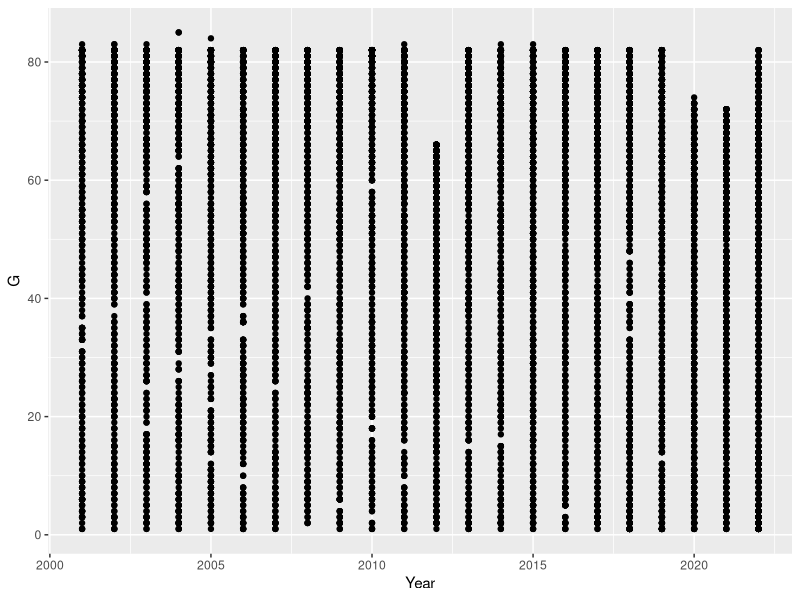
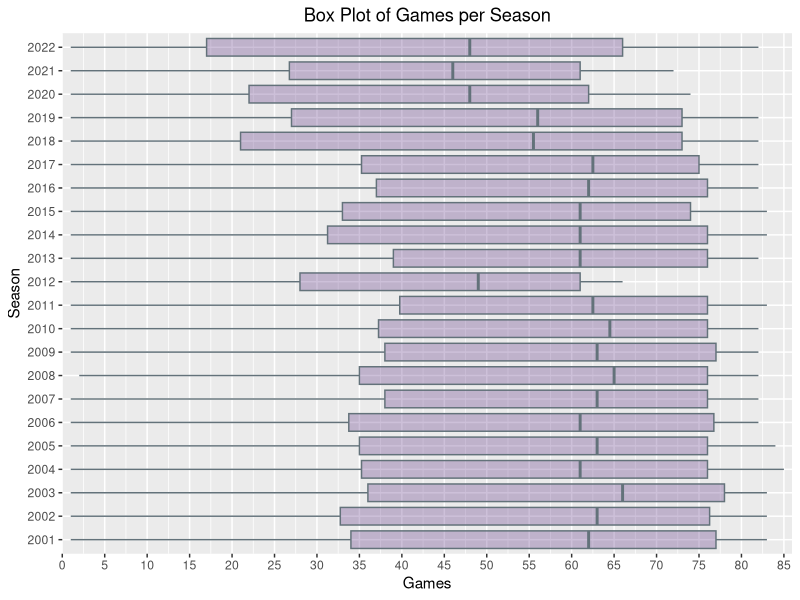

The R source for these figures, in order:
## ---- chunk 1
knitr::opts_chunk$set(echo = TRUE, cache = TRUE, warning = FALSE,
                      message = FALSE, dpi = 180,
                      fig.width = 10, fig.height = 5)
## ---- chunk 2
library(readr)
library(dplyr) 
library(stringr)
library(ggplot2)
library(knitr)
library(tidyr)
library(stringi)
## ---- chunk 3
per_poss <- as.data.frame(read_csv("Data/per_poss.csv"))

per_poss1 <- per_poss %>%
  select('Year', everything(),-contains("Unnamed")) %>%
  rename_all(~ str_replace_all(., " ", "_")) %>%
  rename_all(~ str_replace_all(., "3", "Thr")) %>%
  rename_all(~ str_replace_all(., "2", "Two")) 
head(per_poss1)

## ---- chunk 4
adv <- as.data.frame(read_csv("Data/advanced.csv"))

adv1 <- adv %>%
  select('Year', everything(),-contains("Unnamed")) %>%
  rename_all(~ str_replace_all(., "%", "_PCT")) %>%
  rename_all(~ str_replace_all(., " ", "_")) %>%
  rename_all(~ str_replace_all(., "3", "Thr")) %>%
  rename_all(~ str_replace_all(., "2", "Two")) 
head(adv1)

## ---- chunk 5
shoot <- as.data.frame(read_csv("Data/shooting.csv"))

shoot1 <- shoot %>%
  select('Year', everything(),-contains("Unnamed")) %>%
  rename_all(~ str_replace_all(., " ", "_")) %>%
  rename(Avg_Dist_FGA = Dist.) %>%
  rename_all(~ str_replace_all(., "-", "_")) %>%
  rename_all(~ str_replace_all(., "_of", "")) %>%
  rename_all(~ str_replace_all(., "_by", "")) %>%
  rename_all(~ str_replace_all(., "Distance", "Dis"))
head(shoot1)
## ---- chunk 6
per_game <- as.data.frame(read_csv("Data/per_game.csv"))

per_game1 <- per_game %>%
  select('Year', everything(),-contains("Unnamed")) %>%
  rename_all(~ str_replace_all(., "%", "_PCT")) %>%
  rename_all(~ str_replace_all(., "3", "Thr")) %>%
  rename_all(~ str_replace_all(., "2", "Two")) 
head(per_game1)
## ---- chunk 7
per_poss2 <- per_poss1 %>%
  mutate(player_year = paste0(Rk,Player,Year)) %>% # creates an ID
  mutate(player_year = str_replace_all(player_year," ","")) #removes spaces

per_poss3 <- per_poss2 %>% 
  arrange(Year, Player, desc(G))%>%
  filter(duplicated(player_year) == FALSE)

# compares the old df to the new df based on Team equaling 'TOT'. The TRUE valued should remain the same, the FALSE value should change because we're removing duplicates
per_poss2 %>% count(Tm == 'TOT')
per_poss3 %>% count(Tm == 'TOT')

## ---- chunk 8
adv2 <- adv1 %>%
  mutate(player_year = paste0(Rk,Player,Year)) %>% # creates an ID
  mutate(player_year = str_replace_all(player_year," ","")) #removes spaces

adv3 <- adv2 %>% 
  arrange(Year, Player, desc(G))%>%
  filter(duplicated(player_year) == FALSE)

# compares the old df to the new df based on Team equaling 'TOT'. The TRUE valued should remain the same, the FALSE value should change because we're removing duplicates
adv2 %>% count(Tm == 'TOT')
adv3 %>% count(Tm == 'TOT')
## ---- chunk 9
shoot2 <- shoot1 %>%
  mutate(player_year = paste0(Rk,Player,Year)) %>% # creates an ID
  mutate(player_year = str_replace_all(player_year," ","")) #removes spaces

shoot3 <- shoot2 %>% 
  arrange(Year, Player, desc(G))%>%
  filter(duplicated(player_year) == FALSE)

# compares the old df to the new df based on Team equaling 'TOT'. The TRUE valued should remain the same, the FALSE value should change because we're removing duplicates
shoot2 %>% count(Tm == 'TOT')
shoot3 %>% count(Tm == 'TOT')
## ---- chunk 10
per_game2 <- per_game1 %>%
  mutate(player_year = paste0(Rk,Player,Year)) %>% # creates an ID
  mutate(player_year = str_replace_all(player_year," ","")) #removes spaces

per_game3 <- per_game2 %>% 
  arrange(Year, Player, desc(G))%>%
  filter(duplicated(player_year) == FALSE)

# compares the old df to the new df based on Team equaling 'TOT'. The TRUE valued should remain the same, the FALSE value should change because we're removing duplicates
per_game2 %>% count(Tm == 'TOT')
per_game3 %>% count(Tm == 'TOT')
## ---- chunk 11
adv4 <- adv3 %>%
  rename_at(vars(8:28), ~paste0(.,"_adv"))

per_game4 <- per_game3 %>%
  rename_at(vars(9:31), ~paste0(.,"_pg"))

per_poss4 <- per_poss3 %>%
  rename_at(vars(9:32), ~paste0(.,"_pp"))

shoot4 <- shoot3 %>%
  rename_at(vars(8:29), ~paste0(.,"_sho"))

## ---- chunk 12
dupcol_df <- per_poss4 %>%
  select(1:33) %>%
  left_join(select(adv4, c(7:29)), by = 'player_year') %>% 
  left_join(select(shoot4, c(7:31)), by = 'player_year') %>% 
  left_join(select(per_game4, c(7:32)), by = 'player_year')
dupcol_df <- dupcol_df %>% select(order(colnames(dupcol_df)))
## ---- chunk 13
dupcol_df1 <- per_poss4 %>%
  select(1,3:33) %>% #remove rank as it's meaningless
  left_join(select(adv4, c(9:29)), by = 'player_year') %>% #remove G and MP
  left_join(select(shoot4, c(10:31)), by = 'player_year') %>% #remove G MP FG_PCT
  left_join(select(per_game4, -c(1:8,12,15,22)), by = 'player_year') #remove FG_PCT, FT_PCT, G, GS, ThrP_PCT, TwoP_PCT
## ---- chunk 14
final_df2 <- dupcol_df1 %>%
  select(-c('PCT_FGA_Dis_3P_sho','FG_PCT_Dis_3P_sho','FG_PCT_Dis_2P_sho','TwoP_PCT_pg','STL_PCT_adv')) %>%
  select(player_year, everything())
## ---- chunk 15
final_df2 %>%
  ggplot(aes(Year, G)) +
  geom_point()
## ---- chunk 16
q <- c(0.25,0.5,0.75)
qs_games_per_year <- final_df2 %>%
  group_by(Year) %>%
  summarize(min = min(G),
            quant25 = quantile(G, probs = q[1]),
            quant50 = quantile(G, probs = q[2]),
            quant75 = quantile(G, probs = q[3]),
            max = max(G)) %>%
  print(n=40)
# kable(qs_games_per_year)

## ---- chunk 17
#creates a new df
final_df_with_qs_g <- left_join(final_df2, qs_games_per_year[1:4], by ="Year")
## ---- chunk 18
ggplot(final_df_with_qs_g, aes(x=G, y=as.factor(Year))) + 
  geom_boxplot(color="#63727A", fill="#5A2D81", alpha=0.3) +
  labs(title="Box Plot of Games per Season",x="Games", y = "Season")+
  theme(plot.title=element_text(hjust=0.5),
        plot.subtitle=element_text(hjust=0.5)) +
  scale_x_continuous(limits = c(0,86), expand = c(0,0), breaks=seq(0, 85, 5)) 
## ---- chunk 19
final_df_with_qs_g %>%
  filter(G >= quant25) %>%
  summarize(count = n())
# 7939

final_df_with_qs_g %>%
  filter(G >= quant50) %>%
  summarize(count = n())
# 5362  

# It's likely the NA values are because a player didn't have any stats for that, so I will replace all NAs with 0
final_df_with_qs_g %>%
  filter(G >= quant25) %>%
  summarise(sum(is.na(.)))

final_df_with_qs_g %>%
  filter(G >= quant50) %>%
  summarise(sum(is.na(.)))
  
final_df_with_qs_g <- final_df_with_qs_g %>%
  mutate_all(~ replace_na(., 0))

## ---- chunk 20
q <- c(0.25,0.5,0.75)
qs_mins_per_year <- final_df2 %>%
  group_by(Year) %>%
  summarize(min = min(MP_pg),
            quant25 = quantile(MP_pg, probs = q[1]),
            quant50 = quantile(MP_pg, probs = q[2]),
            quant75 = quantile(MP_pg, probs = q[3]),
            max = max(MP_pg)) %>%
  print(n=40)
## ---- chunk 21
# Above 12 mins per game or above 20 mins per game might be an appropriate cutoff.  12 mins is one quarter
mean(qs_mins_per_year$quant25) #12.2
mean(qs_mins_per_year$quant50) #19.7
## ---- chunk 22
#creates a new df
final_df_with_qs_mpg <- left_join(final_df2, qs_mins_per_year[1:4], by ="Year")
## ---- chunk 23
final_df_with_qs_mpg %>%
  filter(MP_pg >= 12) %>%
 summarize(count = n())
# 7989

final_df_with_qs_mpg %>%
  filter(MP_pg >= 20) %>%
  summarize(count = n())
# 5171 

# It's likely the NA values are because a player didn't have any stats for that, so I will replace all NAs with 0
final_df_with_qs_mpg %>%
  filter(MP_pg >= 12) %>%
  summarise(sum(is.na(.)))

final_df_with_qs_mpg %>%
  filter(MP_pg >= 20) %>%
  summarise(sum(is.na(.)))
  
final_df_with_qs_mpg <- final_df_with_qs_mpg %>%
  mutate_all(~ replace_na(., 0))
## ---- chunk 24
cutoff_df <- final_df_with_qs_mpg %>%
  select(-min,-quant25,-quant50) %>% #removes unneeded variables
  filter(MP_pg >= 12) %>%
  mutate(HOF = ifelse(grepl("\\*", Player),1,0)) %>% #creates a new variable called Hall of Fame
  mutate(Player = stri_trans_general(Player, "Latin-ASCII")) %>%
  mutate(Player = gsub("[.'*]", "", Player)) %>%
  mutate(Player = gsub("\\-", " ", Player)) 

a <- cutoff_df %>% distinct(Player)

## ---- chunk 25
library(readxl)
PlayerIndex <- read_excel("Data/PlayerIndex.xlsx")

cutoff_df <- left_join(cutoff_df ,PlayerIndex %>% select(Player,index1),by="Player")

# cutoff_df %>%
#   select(Player, index1) %>%
#   filter(is.na(index1))

colnames(cutoff_df)
cutoff_df <- cutoff_df %>%
  select('Year','Player','index1', everything()) 
## ---- chunk 26
table(cutoff_df$Pos)
# The values in the Pos (position) column sometimes included multiple positions (SG-SF, PF-C, etc.).  These values were amended to only include the first position in the string.
cutoff_df <- cutoff_df %>%
  mutate(Pos = substr(Pos,1,2)) %>%
  mutate(Pos = str_remove_all(Pos,"-"))

table(cutoff_df$Pos)

## ---- chunk 27
#Remove Other columns
model_df <- cutoff_df %>%
  select(-c(player_year,Age,G, GS)) %>%
  select(-MP_pp) # this is total minutes instead of per 100 possessions


a <- model_df %>% select(sort(names(.)))

colnames(model_df)
## ---- chunk 28
#update variable names to add better groupings for the analysis - new = old
model_df <- model_df %>%
  rename(
    "Reb_O_pp"="ORB_pp","Reb_D_pp"="DRB_pp", "Reb_T_pp"="TRB_pp",
    
    "Rtg_O_pp" = "ORtg_pp", "Rtg_D_pp" = "DRtg_pp",
    
    "FG_PCT_T" = "TS_PCT_adv",
    "ThrP_Att_Rt_adv" = "ThrPAr_adv",
    "FT_Rt_adv" ="FTr_adv",
    
    "Reb_O_pct_adv" = "ORB_PCT_adv","Reb_D_pct_adv" = "DRB_PCT_adv", "Reb_T_pct_adv" = "TRB_PCT_adv",
    
    "WS_O_adv" = "OWS_adv", "WS_D_adv" = "DWS_adv", "WS_T_adv" = "WS_adv", "WS_48_adv" = "WS_per_48_adv",
    
    "BPM_O_adv" = "OBPM_adv", "BPM_D_adv" = "DBPM_adv", "BPM_T_adv" = "BPM_adv",
    
    "FGA_Avg_Dis_sho" = "Avg_Dist_FGA_sho", "FGA%_2p_sho" = "PCT_FGA_Dis_2P_sho", "FGA%_0003_sho" = "PCT_FGA_Dis_0_3_sho", "FGA%_0310_sho" = "PCT_FGA_Dis_3_10_sho", "FGA%_1016_sho" = "PCT_FGA_Dis_10_16_sho", "FGA%_163p_sho" = "PCT_FGA_Dis_16_3P_sho",
    
    "FG%_0003_sho" = "FG_PCT_Dis_0_3_sho","FG%_0310_sho" = "FG_PCT_Dis_3_10_sho", "FG%_1016_sho" = "FG_PCT_Dis_10_16_sho", "FG%_163p_sho" = "FG_PCT_Dis_16_3P_sho",
    
    "ASTd_FG%_2p_sho" = "PCT_FG_Astd_2P_sho", "ASTd_FG%_3p_sho" = "PCT_FG_Astd_3P_sho",
    "ThrPA%_Corn_sho" = "Corner_3s_PCT_3PA_sho", "ThrP%_Corn_sho" = "Corner_3s_PCT_3P_sho",
    
    "FG_PCT_e_pg" = "eFG_PCT_pg",
    "Reb_O_pg" = "ORB_pg",
    "Reb_D_pg" = "DRB_pg",
    "Reb_T_pg" = "TRB_pg"
  ) %>%
  select(-c(Dunks_PCT_FGA_sho,Dunks_sho, Heave_Att_sho,Heaves_Comp,index1)) %>%
  rename_with(~ str_replace(., "_PCT", "_pct"), contains("_PCT")) %>%
  rename_with(~ str_replace(., "%", "_pct"), contains("%"))
  # select(sort(colnames(.)))

write.csv(model_df,"Data/model0611.csv")
         
